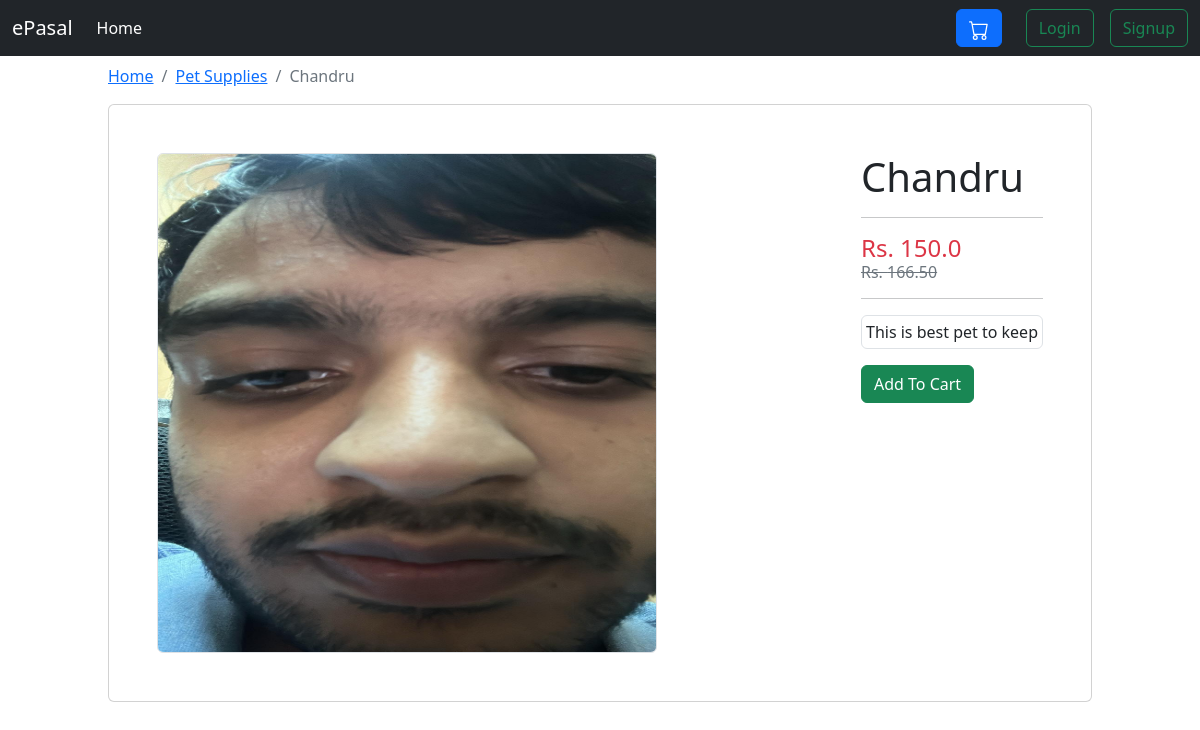
The app's page /product/71 with its own data.
### store/models.py (models this page shows, shortened)
class Product(models.Model):
    product_category = models.ForeignKey(ProductCategory,on_delete=models.CASCADE)
    product_name = models.CharField("Product Name",max_length=255)
    product_description = models.TextField("Product Description")
    product_price = models.FloatField("Product Price")
    product_image = models.ImageField(upload_to = "images/",null=True)
    added_on = models.DateTimeField(auto_now=True)

class ProductCategory(models.Model):
    category_name = models.CharField("Category Name",max_length=255)
    added_on = models.DateTimeField(auto_now=True)
    def __str__(self):
        return self.category_name
    class Meta:
        verbose_name = 'category'
        verbose_name_plural = 'categories'

### store/views.py (the view, shortened to what this page needs)
# urls.py: path('product/<int:pk>',ProductDetailView.as_view(),name="product-detail"),
class ProductDetailView(DetailView):
    model = Product
    template_name = "store/product-detail.html"

### store/templatetags/custom_filters.py (called while the page is built)
@register.filter
def increase_ten_percentage(value):
    return format(value+0.11*value, ".2f")

### store/templates/store/product-detail.html (shortened to what this page needs)
{% extends 'store/base.html' %}
{% load custom_filters %}
{% block content %}
<div class="px-5 py-2 mx-5">
<nav aria-label="breadcrumb">
    <ol class="breadcrumb">
      <li class="breadcrumb-item"><a href="/">Home</a></li>
      <li class="breadcrumb-item"><a href="?category={{object.product_cateogory.id}}">{{object.product_category}}</a></li>
      <li class="breadcrumb-item active" aria-current="page">{{object.product_name}}</li>
    </ol>
  </nav>
  <div class="card p-5">
    <div class="d-flex justify-content-between">
    <div>
        <img src="{{object.product_image.url}}" alt="..." height="500px" width="500px" class="border rounded"/>
    </div>
    <div>
        <h1>{{object.product_name}}</h1>
        <hr>
        <h4 class="text-danger" style="margin-bottom: 0">
            Rs. {{object.product_price}}
        </h4>
          <h6 class="text-secondary"
            ><strike>Rs. {{ object.product_price|increase_ten_percentage}}</strike></h6>
        <hr>
        <p class="border rounded p-1">{{object.product_description}}</p>
        <form method="post" action="/product/{{object.id}}">
        {%if object.id|is_in_cart:request.session.cart%}
        <div class="d-flex gap-3">
            <button class="btn btn-secondary" name="remove" value="true">-</button>
             <span class="h6 mt-2">{{request.session.cart|cart_count:object.id}} in cart</span>
             <button class="btn btn-secondary" type="submit">+</button>
        </div>
        {%else%}
        <button type="submit" class="btn btn-success">Add To Cart</button>
        {%endif%}
        </form>
    </div>
    </div>
</div>
</div>
{% endblock content %}

### records on screen
Product: product_category "Pet Supplies", product_name "Chandru", product_image (picture), product_price "150.0", product_price|increase_ten_percentage "166.50", product_description "This is best pet to keep"
